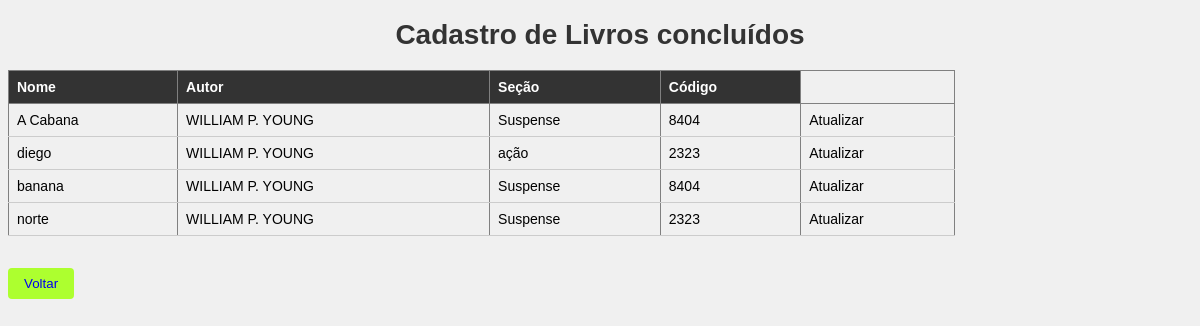
The app's page /src/listar.php with its own data.
### tables this page shows
CREATE TABLE `livro` (
  `id` int(11) NOT NULL,
  `nome` text NOT NULL,
  `autor` text NOT NULL,
  `secao` text NOT NULL,
  `codigo` text NOT NULL
);

### src/listar.php (the view, shortened to what this page needs)
<?php include 'db.php'; ?>
<!DOCTYPE html>
<html>
    <head>
        <link rel="stylesheet" href= "listar.css">
</head>
<body class= "listar">
    <h1>Cadastro de Livros concluídos </h1>
    <?php
    $stmt = $pdo->query ('SELECT * FROM livro');
    $stmt->execute();
    $livros = $stmt->fetchAll(PDO::FETCH_ASSOC);
    if (count ($livros) == 0) {
        echo '<p> Nenhum livro foi cadastrado. </p>';
    } else {
        echo '<table border="1">';
        echo '<thead><tr><th>Nome</th><th>Autor</th><th>Seção</th><th>Código</th></thead>';
        echo '<tbody>';
        foreach ($livros as $livro) {
            echo '<tr>';
            echo '<td>' . $livro['nome'] . '</td>';
            echo '<td>' . $livro['autor'] . '</td>';
            echo '<td>' . $livro['secao'] . '</td>';
            echo '<td>' . $livro['codigo'] . '</td>';
            echo '<td><a style="color:black;" href="atualizar.php?id=' . $livro ['id'] . '">Atualizar </a></td>';
            echo '<try>';
        }
        echo '</tbody>';
        echo '</table>';
    }
    ?>
<br><br>
    <button><a href="cadastrodelivro.php">Voltar</a></button>
    </body>
    </html>

### src/listar.css (style rules this page uses)
.listar { background-color: #f0f0f0; font-family: Arial, sans-serif; font-size: 14px; }
h1 { color: #333; text-align: center; }
table { width: 80%; border-collapse: collapse; }
th, td { padding: 8px; text-align: left; }
th { background-color: #333; color: white; }
td { border-bottom: 1px solid #ccc; }
a { text-decoration: none; }
button { background-color:greenyellow; color: white; border: none; padding: 8px 16px; border-radius: 4px; cursor: pointer; }

### records on screen
livro: nome "A Cabana", autor "WILLIAM P. YOUNG", secao "Suspense", codigo "8404"
livro: nome "diego", autor "WILLIAM P. YOUNG", secao "ação", codigo "2323"
livro: nome "banana", autor "WILLIAM P. YOUNG", secao "Suspense", codigo "8404"
livro: nome "norte", autor "WILLIAM P. YOUNG", secao "Suspense", codigo "2323"
